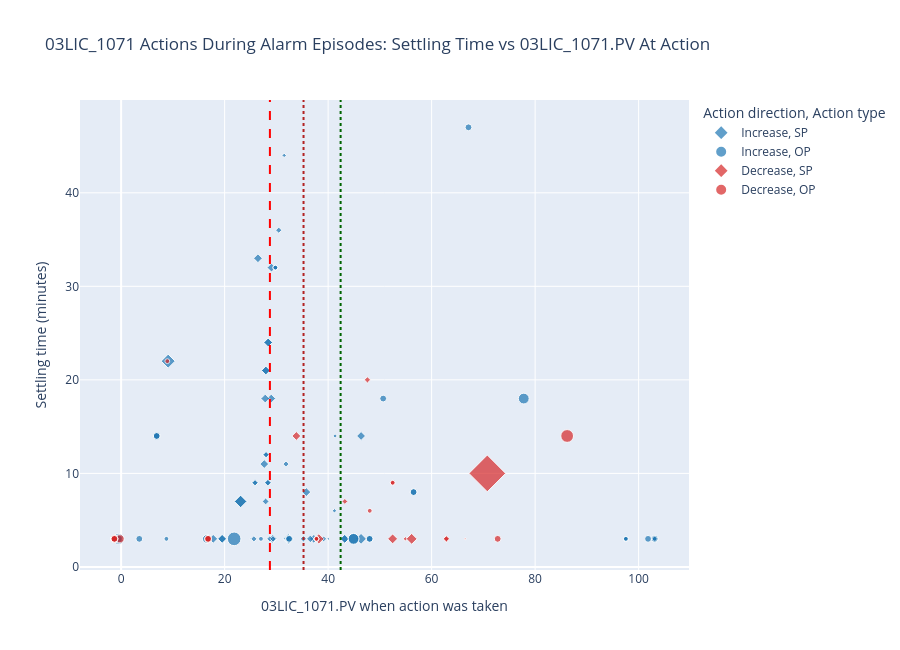

The cell this chart's notebook holds for it:
### Code cell
# ── Visual 2: 03LIC_1071 settling time vs PV at action time ─────────────
plot_df = response_df[
    (response_df['source_tag'] == '03LIC_1071') &
    response_df['settling_time_mins'].notna() &
    response_df['pv_at_action'].notna()
].copy()

plot_df['action_label'] = plot_df['action_direction'].str.title()
plot_df['event_label'] = plot_df['event_time'].dt.strftime('%Y-%m-%d %H:%M')
plot_df['episode_label'] = plot_df['EpisodeID'].apply(lambda value: f'Episode {value:03d}')

fig = px.scatter(
    plot_df,
    x='pv_at_action',
    y='settling_time_mins',
    color='action_label',
    symbol='change_type',
    size='abs_op_delta',
    hover_data=[
        'episode_label',
        'event_label',
        'change_type',
        'op_delta',
        'settled_pv',
        'response_time_mins',
        'action_zone',
        'settled_zone',
        'movement_towards_limits'
    ],
    title='03LIC_1071 Actions During Alarm Episodes: Settling Time vs 03LIC_1071.PV At Action',
    labels={
        'pv_at_action': '03LIC_1071.PV when action was taken',
        'settling_time_mins': 'Settling time (minutes)',
        'action_label': 'Action direction',
        'change_type': 'Action type',
        'abs_op_delta': '|action change|'
    },
    color_discrete_map={'Increase': '#1f77b4', 'Decrease': '#d62728'},
    symbol_map={'OP': 'circle', 'SP': 'diamond'}
)

fig.add_vline(x=TARGET_LOWER_LIMIT, line_dash='dot', line_color='firebrick')
fig.add_vline(x=TARGET_UPPER_LIMIT, line_dash='dot', line_color='darkgreen')
fig.add_vline(x=28.75, line_dash='dash', line_color='red')

fig.update_layout(height=650)
fig.show()

### Figure 1 — Plotly figure (JSON) as saved in the notebook; plotly's stock layout.template omitted (floating-point values rounded to 4 significant figures; data arrays with more than 128 entries replaced by an {"elided": "..."} marker saying what was removed)
{"data": [{"customdata": {"elided": "46x9 mixed values"}, "hovertemplate": "Action direction=Increase<br>Action type=%{customdata[2]}<br>03LIC_1071.PV when action was taken=%{x}<br>Settling time (minutes)=%{y}<br>|action change|=%{marker.size}<br>episode_label=%{customdata[0]}<br>event_label=%{customdata[1]}<br>op_delta=%{customdata[3]}<br>settled_pv=%{customdata[4]}<br>response_time_mins=%{customdata[5]}<br>action_zone=%{customdata[6]}<br>settled_zone=%{customdata[7]}<br>movement_towards_limits=%{customdata[8]}<extra></extra>", "legendgroup": "Increase, SP", "marker": {"color": "#1f77b4", "size": [2.0, 2.0, 1.0, 2.0, 1.0, 2.0, 1.195, 1.0, 2.0, 2.0, 2.0, 0.5, 2.0, 2.0, 1.0, 0.5, 2.0, 2.0, 2.0, 1.434, 2.0, 1.0, 2.0, 2.0, 2.0, 2.0, 2.0, 1.208, 1.0, 0.5, 0.2, 3.0, 0.8635, 2.0, 1.0, 1.0, 1.0, 1.0, 4.0, 4.0, 2.624, 2.624, 2.624, 1.0, 5.0, 1.0], "sizemode": "area", "sizeref": 0.08568, "symbol": "diamond"}, "mode": "markers", "name": "Increase, SP", "orientation": "v", "showlegend": true, "type": "scatter", "x": [35.79, 29.29, 25.66, 29.01, 28.32, 27.65, 28.37, 31.86, 27.85, 26.44, 37.24, 31.51, 19.52, 19.52, 35.23, 41.34, 32.09, 28.42, 28.42, 36.56, 29.05, 28.74, 43.2, 43.2, 27.96, 27.96, 17.79, 27.92, 38.22, 41.22, 40.03, 46.36, 39.14, 46.37, 28.01, 28.01, 25.88, 25.88, 23.08, 23.08, 32.39, 32.39, 32.39, 30.45, 9.084, 29.34], "xaxis": "x", "y": [8.0, 3.0, 3.0, 18.0, 9.0, 11.0, 9.0, 11.0, 18.0, 33.0, 3.0, 44.0, 3.0, 3.0, 3.0, 14.0, 3.0, 24.0, 24.0, 3.0, 32.0, 3.0, 3.0, 3.0, 21.0, 21.0, 3.0, 7.0, 3.0, 6.0, 3.0, 3.0, 3.0, 14.0, 12.0, 12.0, 9.0, 9.0, 7.0, 7.0, 3.0, 3.0, 3.0, 36.0, 22.0, 3.0], "yaxis": "y"}, {"customdata": {"elided": "47x9 mixed values"}, "hovertemplate": "Action direction=Increase<br>Action type=%{customdata[2]}<br>03LIC_1071.PV when action was taken=%{x}<br>Settling time (minutes)=%{y}<br>|action change|=%{marker.size}<br>episode_label=%{customdata[0]}<br>event_label=%{customdata[1]}<br>op_delta=%{customdata[3]}<br>settled_pv=%{customdata[4]}<br>response_time_mins=%{customdata[5]}<br>action_zone=%{customdata[6]}<br>settled_zone=%{customdata[7]}<br>movement_towards_limits=%{customdata[8]}<extra></extra>", "legendgroup": "Increase, OP", "marker": {"color": "#1f77b4", "size": [5.0, 8.0, 2.0, 2.0, 5.0, 5.0, 0.1, 2.0, 2.0, 2.0, 3.0, 2.0, 3.0, 1.0, 2.0, 3.0, 1.0, 2.0, 2.0, 2.0, 2.0, 5.0, 1.0, 1.0, 1.0, 2.0, 2.0, 2.0, 2.0, 1.0, 2.0, 1.0, 2.0, 1.0, 1.0, 2.0, 2.0, 2.0, 2.0, 2.0, 2.0, 1.0, 1.0, 2.0, 2.0, 2.0, 2.0], "sizemode": "area", "sizeref": 0.08568, "symbol": "circle"}, "mode": "markers", "name": "Increase, OP", "orientation": "v", "showlegend": true, "type": "scatter", "x": [-0.5082, 21.84, -0.5243, -0.5377, 44.91, 44.91, 25.03, 6.871, 6.871, 6.871, -0.5255, 3.509, 16.55, 32.22, 56.52, 16.55, 32.22, 56.52, 50.64, -1.218, -1.292, 77.8, 29.8, 29.8, 29.8, 67.12, -1.299, -1.299, -1.299, 27.02, 32.45, 97.54, 32.45, 97.54, 97.54, 103.1, 48.02, 103.1, 48.02, 101.8, 103.1, 103.1, 8.75, -1.328, -1.328, -1.318, -1.318], "xaxis": "x", "y": [3.0, 3.0, 3.0, 3.0, 3.0, 3.0, 3.0, 14.0, 14.0, 14.0, 3.0, 3.0, 3.0, 3.0, 8.0, 3.0, 3.0, 8.0, 18.0, 3.0, 3.0, 18.0, 32.0, 32.0, 32.0, 47.0, 3.0, 3.0, 3.0, 3.0, 3.0, 3.0, 3.0, 3.0, 3.0, 3.0, 3.0, 3.0, 3.0, 3.0, 3.0, 3.0, 3.0, 3.0, 3.0, 3.0, 3.0], "yaxis": "y"}, {"customdata": [["Episode 119", "2022-11-03 09:23", "SP", -2, 45.42, 1, "below_lower_limit", "above_upper_limit", -1.612], ["Episode 232", "2023-12-26 16:59", "SP", -1, 51.49, 1, "above_upper_limit", "above_upper_limit", 11.37], ["Episode 233", "2023-12-26 16:59", "SP", -1, 51.49, 1, "above_upper_limit", "above_upper_limit", 11.37], ["Episode 233", "2023-12-26 19:04", "SP", -34.27, 9.568, 1, "above_upper_limit", "below_lower_limit", 2.664], ["Episode 474", "2024-09-24 12:19", "SP", -0.5, 51.18, 1, "above_upper_limit", "above_upper_limit", 3.763], ["Episode 474", "2024-09-24 12:26", "SP", -2.5, 56.55, 3, "above_upper_limit", "above_upper_limit", -4.087], ["Episode 483", "2024-10-16 09:45", "SP", -3, 47.07, 1, "above_upper_limit", "above_upper_limit", 9.069], ["Episode 542", "2025-01-12 11:50", "SP", -2.689, 44.27, 1, "within_limits", "above_upper_limit", -1.85], ["Episode 550", "2025-01-16 13:13", "SP", -1, 43.71, 1, "above_upper_limit", "above_upper_limit", 3.882], ["Episode 560", "2025-05-08 06:43", "SP", -0.8733, 37.83, 2, "above_upper_limit", "within_limits", 0.8164]], "hovertemplate": "Action direction=Decrease<br>Action type=%{customdata[2]}<br>03LIC_1071.PV when action was taken=%{x}<br>Settling time (minutes)=%{y}<br>|action change|=%{marker.size}<br>episode_label=%{customdata[0]}<br>event_label=%{customdata[1]}<br>op_delta=%{customdata[3]}<br>settled_pv=%{customdata[4]}<br>response_time_mins=%{customdata[5]}<br>action_zone=%{customdata[6]}<br>settled_zone=%{customdata[7]}<br>movement_towards_limits=%{customdata[8]}<extra></extra>", "legendgroup": "Decrease, SP", "marker": {"color": "#d62728", "size": [2.0, 1.0, 1.0, 34.27, 0.5, 2.5, 3.0, 2.689, 1.0, 0.8733], "sizemode": "area", "sizeref": 0.08568, "symbol": "diamond"}, "mode": "markers", "name": "Decrease, SP", "orientation": "v", "showlegend": true, "type": "scatter", "x": [33.86, 62.85, 62.85, 70.76, 54.94, 52.46, 56.14, 38.21, 47.6, 43.23], "xaxis": "x", "y": [14.0, 3.0, 3.0, 10.0, 3.0, 3.0, 3.0, 3.0, 20.0, 7.0], "yaxis": "y"}, {"customdata": {"elided": "21x9 mixed values"}, "hovertemplate": "Action direction=Decrease<br>Action type=%{customdata[2]}<br>03LIC_1071.PV when action was taken=%{x}<br>Settling time (minutes)=%{y}<br>|action change|=%{marker.size}<br>episode_label=%{customdata[0]}<br>event_label=%{customdata[1]}<br>op_delta=%{customdata[3]}<br>settled_pv=%{customdata[4]}<br>response_time_mins=%{customdata[5]}<br>action_zone=%{customdata[6]}<br>settled_zone=%{customdata[7]}<br>movement_towards_limits=%{customdata[8]}<extra></extra>", "legendgroup": "Decrease, OP", "marker": {"color": "#d62728", "size": [2.0, 1.0, 2.0, 1.0, 2.0, 1.0, 2.0, 1.0, 3.0, 7.0, 0.1, 0.1, 1.0, 1.0, 1.0, 1.0, 1.0, 2.0, 2.0, 2.0, 2.0], "sizemode": "area", "sizeref": 0.08568, "symbol": "circle"}, "mode": "markers", "name": "Decrease, OP", "orientation": "v", "showlegend": true, "type": "scatter", "x": [16.8, 37.75, 16.8, 37.75, 16.8, 37.75, 16.8, 37.75, -0.2164, 86.19, 66.49, 66.49, 52.47, 52.47, 48.04, 8.925, -1.298, -1.299, -1.299, -1.299, 72.77], "xaxis": "x", "y": [3.0, 3.0, 3.0, 3.0, 3.0, 3.0, 3.0, 3.0, 3.0, 14.0, 3.0, 3.0, 9.0, 9.0, 6.0, 22.0, 3.0, 3.0, 3.0, 3.0, 3.0], "yaxis": "y"}], "layout": {"height": 650, "legend": {"itemsizing": "constant", "title": {"text": "Action direction, Action type"}, "tracegroupgap": 0}, "shapes": [{"line": {"color": "firebrick", "dash": "dot"}, "type": "line", "x0": 35.25, "x1": 35.25, "xref": "x", "y0": 0, "y1": 1, "yref": "y domain"}, {"line": {"color": "darkgreen", "dash": "dot"}, "type": "line", "x0": 42.41, "x1": 42.41, "xref": "x", "y0": 0, "y1": 1, "yref": "y domain"}, {"line": {"color": "red", "dash": "dash"}, "type": "line", "x0": 28.75, "x1": 28.75, "xref": "x", "y0": 0, "y1": 1, "yref": "y domain"}], "title": {"text": "03LIC_1071 Actions During Alarm Episodes: Settling Time vs 03LIC_1071.PV At Action"}, "xaxis": {"anchor": "y", "domain": [0, 1], "title": {"text": "03LIC_1071.PV when action was taken"}}, "yaxis": {"anchor": "x", "domain": [0, 1], "title": {"text": "Settling time (minutes)"}}}}
